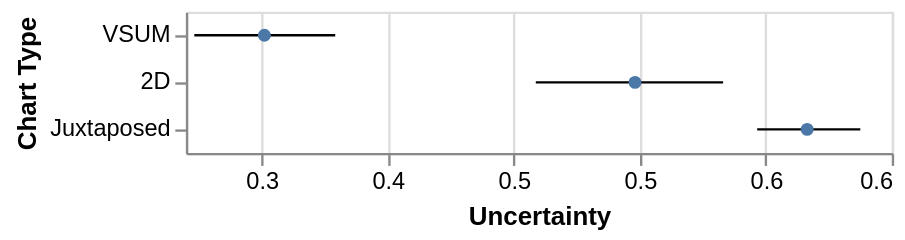

Express this chart as Vega-Lite.
### Vega-Lite specification from a JSON file in a GitHub repository (floating-point values rounded to 4 significant figures)
{"$schema": "https://vega.github.io/schema/vega-lite/v2.json", "data": {"values": [{"type": "2D", "mean": 0.4981, "ci1": 0.4588, "ci2": 0.5331}, {"type": "VSUM", "mean": 0.3511, "ci1": 0.3233, "ci2": 0.3792}, {"type": "Juxtaposed", "mean": 0.5664, "ci1": 0.5466, "ci2": 0.5875}]}, "layer": [{"mark": "rule", "encoding": {"y": {"field": "type", "type": "ordinal", "title": "Chart Type", "scale": {"domain": ["VSUM", "2D", "Juxtaposed"]}}, "x": {"field": "ci1", "type": "quantitative", "title": "Uncertainty", "axis": {"format": ".1f"}, "scale": {"zero": false}}, "x2": {"field": "ci2", "type": "quantitative"}}}, {"mark": "circle", "encoding": {"y": {"field": "type", "type": "ordinal", "scale": {"domain": ["Juxtaposed", "2D", "VSUM"]}}, "x": {"field": "mean", "type": "quantitative"}, "opacity": {"value": 1}}}]}
